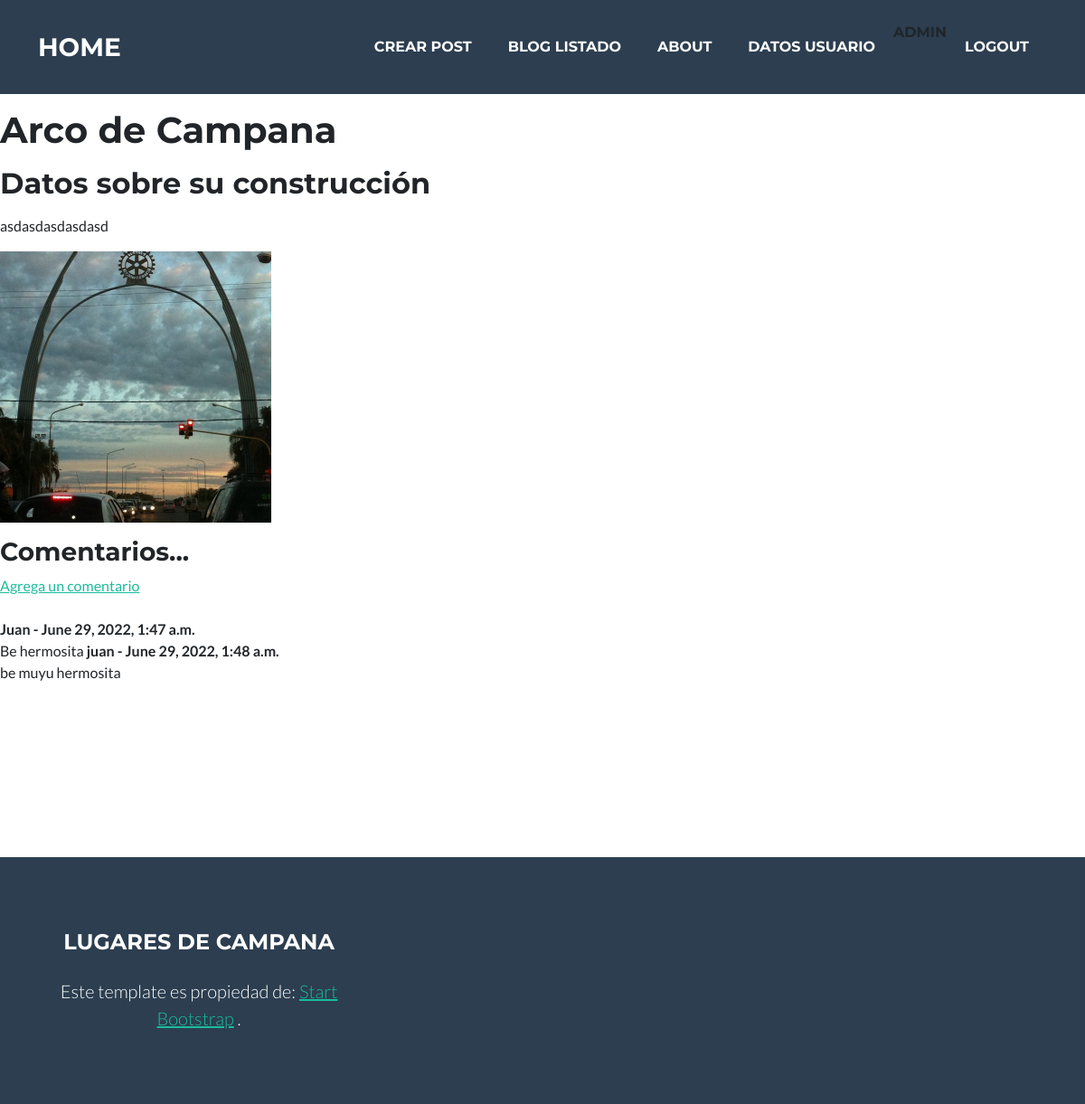
The app's page /crearpost/1 (signed in) with its own data.
### blog/models.py (models this page shows, shortened)
class Post (models.Model):
    titulo= models.CharField(max_length=40)
    subtitulo = models.CharField(max_length=40)
    cuerpo = RichTextField(null=True)
    fecha_creacion = models.DateTimeField(default=timezone.now)
    imagen = models.ImageField(upload_to= 'blogimagen',null=True)

class Comment(models.Model):
    post = models.ForeignKey('blog.Post', on_delete=models.CASCADE, related_name='comments')
    author = models.CharField(max_length=200)
    text = models.TextField()
    created_date = models.DateTimeField(default=timezone.now)
    approved_comment = models.BooleanField(default=False)

### blog/views.py (the view)
# urls.py: path('crearpost/<int:pk>',views.PostDetailView.as_view(), name= 'postdetail'),
class PostDetailView(DetailView):
    model = Post
    template_name = 'blog/postdetalles.html'

### blog/templates/blog/postdetalles.html
{% extends 'blog/index.html' %}
{%block cuerpo%}
<p>
<p>
<p>
<h1>
    {{object.titulo}}
</h1>
<p>
<h2>
    {{object.subtitulo}}
</h2>
<p>
    {{object.cuerpo | safe }}
<p>
    <img src="{{object.imagen.url}}" alt="imagen de perfil" width= "300" height= "300">
<h3>Comentarios...</h3>
{% if not.post.comments.all %}
    Aún no hay comentarios... <a href="#">
        Agrega uno!</a>
{% else %}
<a href="{% url 'add_comment' post.pk %} ">Agrega un comentario</a>
<br><br>
    {% for comment in post.comments.all %}
    <strong>
        {{ comment.author }} -
        {{ comment.created_date }}
    </strong>
    <br>
    {{ comment.text }}
    {% endfor %}
{% endif %}
{%endblock cuerpo%}

### blog/templates/blog/index.html (shortened to what this page needs)
<!DOCTYPE html>
<html lang="en">
    {% load static %}
    <head>
        <link href={% static "css/styles.css" %} rel="stylesheet" />
    </head>
    <body id="page-top">
        {% block navbar %}
        <nav class="navbar navbar-expand-lg bg-secondary text-uppercase static-top" id="mainNav">
            <div class="container">
                <a class="navbar-brand" href="{% url 'index' %}">Home</a>
                <div class="collapse navbar-collapse" id="navbarResponsive">
                    <ul class="navbar-nav ms-auto">
                        <li class="nav-item mx-0 mx-lg-1"><a class="nav-link py-3 px-0 px-lg-3 rounded" href="{% url 'crearpost' %}">Crear Post</a></li>
                        <li class="nav-item mx-0 mx-lg-1"><a class="nav-link py-3 px-0 px-lg-3 rounded" href="{% url 'post_listado' %}">Blog Listado</a></li>
                        <li class="nav-item mx-0 mx-lg-1"><a class="nav-link py-3 px-0 px-lg-3 rounded" href="{% url 'about' %}">About</a></li>
                        {% if request.user.is_authenticated %}
                            <li class="nav-item mx-0 mx-lg-1"><a class="nav-link py-3 px-0 px-lg-3 rounded" href="{% url 'user_data' %}">Datos Usuario</a></li>
                                        {{request.user.username}}
                            <li class="nav-item mx-0 mx-lg-1"><a class="nav-link py-3 px-0 px-lg-3 rounded" href="{% url 'logout' %}">Logout</a></li>
                        {% else %}
                            <li class="nav-item mx-0 mx-lg-1"><a class="nav-link py-3 px-0 px-lg-3 rounded" href="{% url 'login' %}">Login</a></li>
                            <li class="nav-item mx-0 mx-lg-1"><a class="nav-link py-3 px-0 px-lg-3 rounded" href="{% url 'register' %}">Registrarse</a></li>
                        {% endif %}
                    </ul>
                </div>
            </div>
        </nav>
        {%endblock navbar%}
        {% block cuerpo %}{% endblock cuerpo%}
        <section class="page-section" id="posts">
        </section>
        <footer class="footer text-center">
            <div class="container">
                <div class="row">
                    <div class="col-lg-4">
                        <h4 class="text-uppercase mb-4">Lugares de Campana</h4>
                        <p class="lead mb-0">
                            Este template es propiedad de:
                            <a href="http://startbootstrap.com">Start Bootstrap</a>
                            .
                        </p>
                    </div>
                </div>
            </div>
        </footer>
    </body>
</html>

### records on screen
Post: titulo "Arco de Campana", subtitulo "Datos sobre su construcción", cuerpo "asdasdasdasdasd", imagen (picture)
Comment: author "Juan", created_date "June 29, 2022, 1:47 a.m.", text "Be hermosita"
Comment: author "juan", created_date "June 29, 2022, 1:48 a.m.", text "be muyu hermosita"

### other values on screen
{{ request.user.username }} "ADMIN"
